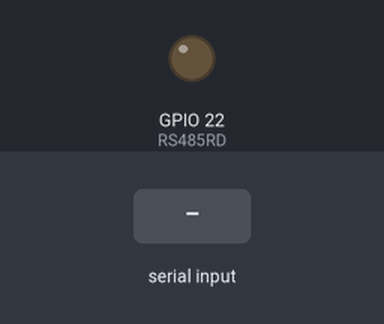
A sketch run on a simulated ESP32. On the bench: output pins drawn as LEDs (lit = HIGH). The test bench sets the inputs (shaded band). What the sketch prints to the serial monitor is not drawn.

Above: at 1.2 s.
1.3 s: "1" received over Serial
Timing chart, 0 to 4.3 s (numbered marks = the images above; inputs shaded):
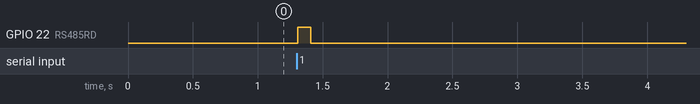

Measured:
- after the input at 1.3 s, GPIO 22 (RS485RD): LOW → HIGH at once, → LOW 0.10 s later

The sketch:

RS485Demo.ino
```cpp
//Author: eletechsup
//More information welcome to : http://www.485io.com
//Arduino IDE 2.2.1
//ES32C14 Expansion Board for ESP32 38PIN BOARD
//RS485 receiving and sending test

String receivedData;
const int RS485RD = 22;

void setup() {
  Serial.begin(115200);
  Serial.setTimeout(5);
  pinMode(RS485RD, OUTPUT);
  digitalWrite(RS485RD, LOW);
}
void loop() {
  if (Serial.available()) {
      receivedData = Serial.readString();
      digitalWrite(RS485RD, HIGH);
      Serial.print("receivedData: ");
      Serial.println(receivedData);
      delay(100);
      digitalWrite(RS485RD, LOW);
    }
}
```
